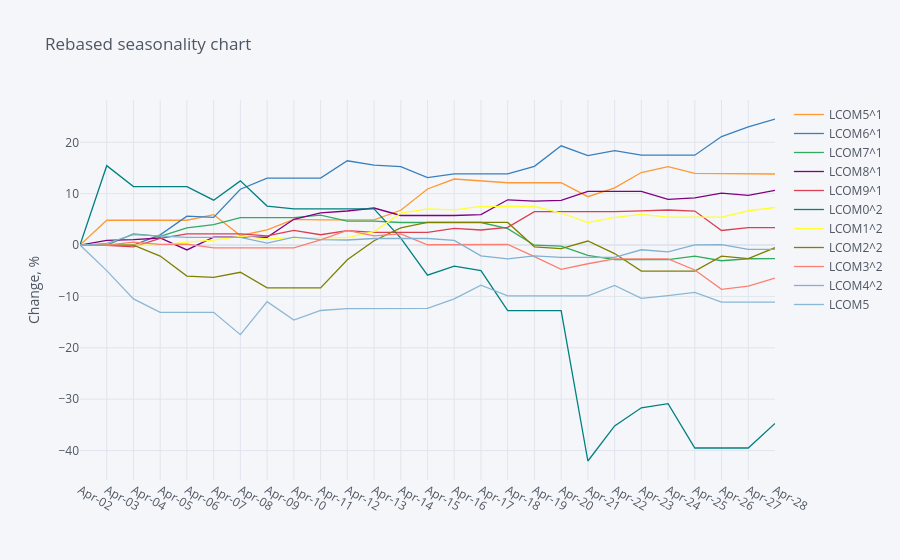

The notebook cell this image was saved under:
### Code cell
ric = 'LCOM5'
lookback_years = 10
month = 4
rebase = True
df = get_data(ric, lookback_years, month, rebase)

### Figure 1 — Plotly figure (JSON) as saved in the notebook; plotly's stock layout.template omitted (floating-point values rounded to 4 significant figures)
{"data": [{"line": {"color": "rgba(255, 153, 51, 1.0)", "dash": "solid", "shape": "linear", "width": 1.3}, "mode": "lines", "name": "LCOM5^1", "text": "", "type": "scatter", "x": ["Apr-02", "Apr-03", "Apr-04", "Apr-05", "Apr-06", "Apr-07", "Apr-08", "Apr-09", "Apr-10", "Apr-11", "Apr-12", "Apr-13", "Apr-14", "Apr-15", "Apr-16", "Apr-17", "Apr-18", "Apr-19", "Apr-20", "Apr-21", "Apr-22", "Apr-23", "Apr-24", "Apr-25", "Apr-26", "Apr-27", "Apr-28"], "y": [0, 4.826, 4.826, 4.826, 4.826, 5.921, 1.868, 2.961, 4.978, 4.893, 4.893, 4.893, 6.772, 10.91, 12.85, 12.5, 12.13, 12.13, 12.13, 9.413, 11.13, 14.11, 15.24, 13.95, 13.95, 13.95, 13.83]}, {"line": {"color": "rgba(55, 128, 191, 1.0)", "dash": "solid", "shape": "linear", "width": 1.3}, "mode": "lines", "name": "LCOM6^1", "text": "", "type": "scatter", "x": ["Apr-02", "Apr-03", "Apr-04", "Apr-05", "Apr-06", "Apr-07", "Apr-08", "Apr-09", "Apr-10", "Apr-11", "Apr-12", "Apr-13", "Apr-14", "Apr-15", "Apr-16", "Apr-17", "Apr-18", "Apr-19", "Apr-20", "Apr-21", "Apr-22", "Apr-23", "Apr-24", "Apr-25", "Apr-26", "Apr-27", "Apr-28"], "y": [0, 0, 0, 1.976, 5.614, 5.387, 10.86, 13.03, 13.03, 13.03, 16.41, 15.54, 15.27, 13.12, 13.84, 13.84, 13.84, 15.32, 19.32, 17.42, 18.37, 17.48, 17.48, 17.48, 21.13, 23.0, 24.54]}, {"line": {"color": "rgba(50, 171, 96, 1.0)", "dash": "solid", "shape": "linear", "width": 1.3}, "mode": "lines", "name": "LCOM7^1", "text": "", "type": "scatter", "x": ["Apr-02", "Apr-03", "Apr-04", "Apr-05", "Apr-06", "Apr-07", "Apr-08", "Apr-09", "Apr-10", "Apr-11", "Apr-12", "Apr-13", "Apr-14", "Apr-15", "Apr-16", "Apr-17", "Apr-18", "Apr-19", "Apr-20", "Apr-21", "Apr-22", "Apr-23", "Apr-24", "Apr-25", "Apr-26", "Apr-27", "Apr-28"], "y": [0, 0, 2.161, 1.699, 3.334, 3.987, 5.317, 5.317, 5.317, 5.834, 4.637, 4.673, 4.385, 4.385, 4.385, 4.385, 3.188, -0.03767, -0.2074, -1.997, -2.846, -2.846, -2.846, -2.151, -3.06, -2.672, -2.653]}, {"line": {"color": "rgba(128, 0, 128, 1.0)", "dash": "solid", "shape": "linear", "width": 1.3}, "mode": "lines", "name": "LCOM8^1", "text": "", "type": "scatter", "x": ["Apr-02", "Apr-03", "Apr-04", "Apr-05", "Apr-06", "Apr-07", "Apr-08", "Apr-09", "Apr-10", "Apr-11", "Apr-12", "Apr-13", "Apr-14", "Apr-15", "Apr-16", "Apr-17", "Apr-18", "Apr-19", "Apr-20", "Apr-21", "Apr-22", "Apr-23", "Apr-24", "Apr-25", "Apr-26", "Apr-27", "Apr-28"], "y": [0, 0.8987, 1.045, 1.367, -0.9517, 1.513, 1.513, 1.513, 5.008, 6.281, 6.628, 7.208, 5.751, 5.751, 5.751, 5.933, 8.806, 8.548, 8.697, 10.46, 10.46, 10.46, 8.901, 9.171, 10.1, 9.683, 10.65]}, {"line": {"color": "rgba(219, 64, 82, 1.0)", "dash": "solid", "shape": "linear", "width": 1.3}, "mode": "lines", "name": "LCOM9^1", "text": "", "type": "scatter", "x": ["Apr-02", "Apr-03", "Apr-04", "Apr-05", "Apr-06", "Apr-07", "Apr-08", "Apr-09", "Apr-10", "Apr-11", "Apr-12", "Apr-13", "Apr-14", "Apr-15", "Apr-16", "Apr-17", "Apr-18", "Apr-19", "Apr-20", "Apr-21", "Apr-22", "Apr-23", "Apr-24", "Apr-25", "Apr-26", "Apr-27", "Apr-28"], "y": [0, -0.0719, -0.3744, 1.3, 2.175, 2.175, 2.175, 1.795, 2.834, 2.006, 2.806, 2.456, 2.456, 2.456, 3.239, 2.932, 3.447, 6.51, 6.51, 6.51, 6.51, 6.658, 6.82, 6.618, 2.834, 3.378, 3.378]}, {"line": {"color": "rgba(0, 128, 128, 1.0)", "dash": "solid", "shape": "linear", "width": 1.3}, "mode": "lines", "name": "LCOM0^2", "text": "", "type": "scatter", "x": ["Apr-02", "Apr-03", "Apr-04", "Apr-05", "Apr-06", "Apr-07", "Apr-08", "Apr-09", "Apr-10", "Apr-11", "Apr-12", "Apr-13", "Apr-14", "Apr-15", "Apr-16", "Apr-17", "Apr-18", "Apr-19", "Apr-20", "Apr-21", "Apr-22", "Apr-23", "Apr-24", "Apr-25", "Apr-26", "Apr-27", "Apr-28"], "y": [0, 15.45, 11.38, 11.38, 11.38, 8.735, 12.49, 7.586, 7.054, 7.054, 7.054, 7.054, 1.338, -5.861, -4.091, -4.972, -12.77, -12.77, -12.77, -42.04, -35.2, -31.67, -30.89, -39.51, -39.51, -39.51, -34.72]}, {"line": {"color": "rgba(255, 255, 51, 1.0)", "dash": "solid", "shape": "linear", "width": 1.3}, "mode": "lines", "name": "LCOM1^2", "text": "", "type": "scatter", "x": ["Apr-02", "Apr-03", "Apr-04", "Apr-05", "Apr-06", "Apr-07", "Apr-08", "Apr-09", "Apr-10", "Apr-11", "Apr-12", "Apr-13", "Apr-14", "Apr-15", "Apr-16", "Apr-17", "Apr-18", "Apr-19", "Apr-20", "Apr-21", "Apr-22", "Apr-23", "Apr-24", "Apr-25", "Apr-26", "Apr-27", "Apr-28"], "y": [0, 0, 0, 0, 0.5602, 0.9585, 1.703, 1.197, 1.434, 1.434, 1.434, 2.63, 6.193, 7.034, 6.854, 7.512, 7.512, 7.512, 6.238, 4.366, 5.39, 5.951, 5.451, 5.451, 5.451, 6.674, 7.303]}, {"line": {"color": "rgba(128, 128, 0, 1.0)", "dash": "solid", "shape": "linear", "width": 1.3}, "mode": "lines", "name": "LCOM2^2", "text": "", "type": "scatter", "x": ["Apr-02", "Apr-03", "Apr-04", "Apr-05", "Apr-06", "Apr-07", "Apr-08", "Apr-09", "Apr-10", "Apr-11", "Apr-12", "Apr-13", "Apr-14", "Apr-15", "Apr-16", "Apr-17", "Apr-18", "Apr-19", "Apr-20", "Apr-21", "Apr-22", "Apr-23", "Apr-24", "Apr-25", "Apr-26", "Apr-27", "Apr-28"], "y": [0, 0, 0, -2.153, -6.041, -6.277, -5.306, -8.33, -8.33, -8.33, -2.865, 0.83, 3.351, 4.402, 4.402, 4.402, 4.402, -0.3525, -0.697, 0.7841, -1.662, -5.082, -5.082, -5.082, -2.172, -2.656, -0.52]}, {"line": {"color": "rgba(251, 128, 114, 1.0)", "dash": "solid", "shape": "linear", "width": 1.3}, "mode": "lines", "name": "LCOM3^2", "text": "", "type": "scatter", "x": ["Apr-02", "Apr-03", "Apr-04", "Apr-05", "Apr-06", "Apr-07", "Apr-08", "Apr-09", "Apr-10", "Apr-11", "Apr-12", "Apr-13", "Apr-14", "Apr-15", "Apr-16", "Apr-17", "Apr-18", "Apr-19", "Apr-20", "Apr-21", "Apr-22", "Apr-23", "Apr-24", "Apr-25", "Apr-26", "Apr-27", "Apr-28"], "y": [0, 0, 0.5646, 0.1179, 0.1885, -0.5559, -0.5559, -0.5559, -0.5559, 0.9859, 2.849, 1.789, 2.159, 0.05896, 0.05896, 0.05896, 0.1061, -2.267, -4.734, -3.639, -2.678, -2.678, -2.678, -4.858, -8.63, -7.977, -6.418]}, {"line": {"color": "rgba(128, 177, 211, 1.0)", "dash": "solid", "shape": "linear", "width": 1.3}, "mode": "lines", "name": "LCOM4^2", "text": "", "type": "scatter", "x": ["Apr-02", "Apr-03", "Apr-04", "Apr-05", "Apr-06", "Apr-07", "Apr-08", "Apr-09", "Apr-10", "Apr-11", "Apr-12", "Apr-13", "Apr-14", "Apr-15", "Apr-16", "Apr-17", "Apr-18", "Apr-19", "Apr-20", "Apr-21", "Apr-22", "Apr-23", "Apr-24", "Apr-25", "Apr-26", "Apr-27", "Apr-28"], "y": [0, 0.3243, 2.018, 1.765, 1.501, 1.501, 1.501, 0.3578, 1.534, 1.036, 0.9809, 1.269, 1.269, 1.269, 0.9144, -2.094, -2.691, -2.128, -2.403, -2.403, -2.403, -0.9228, -1.342, 0.0336, 0.06719, -0.8437, -0.8437]}, {"line": {"color": "rgba(128, 177, 211, 0.8999999999999999)", "dash": "solid", "shape": "linear", "width": 1.3}, "mode": "lines", "name": "LCOM5", "text": "", "type": "scatter", "x": ["Apr-02", "Apr-03", "Apr-04", "Apr-05", "Apr-06", "Apr-07", "Apr-08", "Apr-09", "Apr-10", "Apr-11", "Apr-12", "Apr-13", "Apr-14", "Apr-15", "Apr-16", "Apr-17", "Apr-18", "Apr-19", "Apr-20", "Apr-21", "Apr-22", "Apr-23", "Apr-24", "Apr-25", "Apr-26", "Apr-27", "Apr-28"], "y": [0, -4.974, -10.5, -13.1, -13.1, -13.1, -17.45, -11.01, -14.61, -12.75, -12.39, -12.39, -12.39, -12.34, -10.5, -7.822, -9.876, -9.876, -9.876, -9.876, -7.866, -10.37, -9.831, -9.217, -11.12, -11.12, -11.12]}], "layout": {"legend": {"bgcolor": "#F5F6F9", "font": {"color": "#4D5663"}}, "paper_bgcolor": "#F5F6F9", "plot_bgcolor": "#F5F6F9", "title": {"font": {"color": "#4D5663"}, "text": "Rebased seasonality chart"}, "xaxis": {"gridcolor": "#E1E5ED", "showgrid": true, "tickfont": {"color": "#4D5663"}, "title": {"font": {"color": "#4D5663"}, "text": ""}, "zerolinecolor": "#E1E5ED"}, "yaxis": {"gridcolor": "#E1E5ED", "showgrid": true, "tickfont": {"color": "#4D5663"}, "title": {"font": {"color": "#4D5663"}, "text": "Change, %"}, "zerolinecolor": "#E1E5ED"}}}
